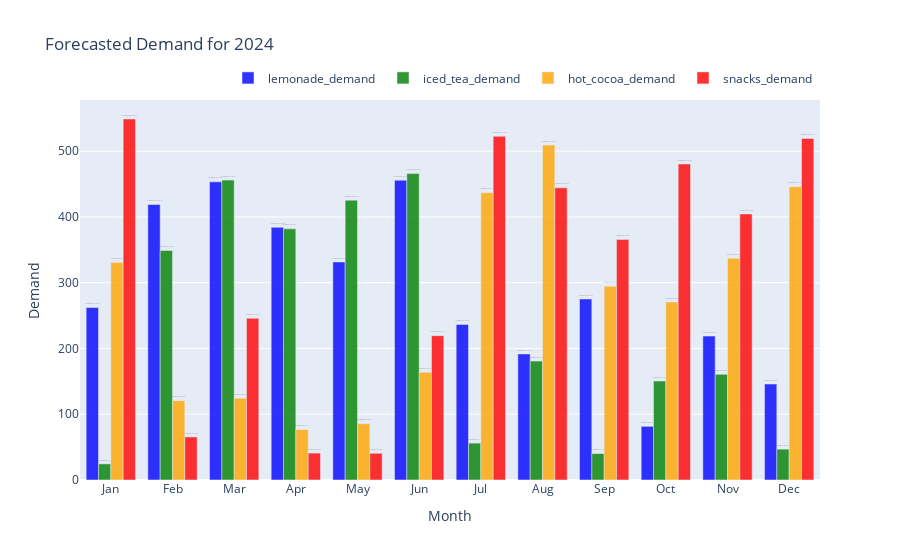

Here is the notebook cell this chart was saved with:
### Code cell
# Visualizing using plotly

import plotly.graph_objects as go
#  Visualize the forecasted demand for the year 2024 using bar plots for each month with Plotly
fig = go.Figure()

months = list(range(1, 13))  # Convert range to list
bar_width = 0.2
index = np.arange(len(months))

for i, product in enumerate(y_train.columns, 1):
    fig.add_trace(go.Bar(
        x=months,
        y=forecasted_demand_2024[product],
        name=f'{product} ',
        marker_color=colors[i-1],  # Assign color from the color palette
        hoverinfo='y',
        text=[f'Forecasted Demand: {int(val)}' for val in forecasted_demand_2024[product]],
        textposition='outside',
        textfont=dict(color='black'),
        opacity=0.8
    ))

fig.update_layout(
    title='Forecasted Demand for 2024',
    xaxis_title='Month',
    yaxis_title='Demand',
    barmode='group',
    showlegend=True,
    legend=dict(
        orientation='h',
        yanchor='bottom',
        y=1.02,
        xanchor='right',
        x=1
    ),
    xaxis=dict(
        tickmode='array',  # Set tick mode to array
        tickvals=list(range(1, 13)),  # Specify tick values as month numbers
        ticktext=['Jan', 'Feb', 'Mar', 'Apr', 'May', 'Jun', 'Jul', 'Aug', 'Sep', 'Oct', 'Nov', 'Dec'],  # Specify tick text as month names
    )
)
fig.show()

### Figure 1 — Plotly figure (JSON) as saved in the notebook; plotly's stock layout.template omitted (floating-point values rounded to 4 significant figures)
{"data": [{"hoverinfo": "y", "marker": {"color": "blue"}, "name": "lemonade_demand ", "opacity": 0.8, "text": ["Forecasted Demand: 262", "Forecasted Demand: 418", "Forecasted Demand: 453", "Forecasted Demand: 384", "Forecasted Demand: 331", "Forecasted Demand: 455", "Forecasted Demand: 236", "Forecasted Demand: 191", "Forecasted Demand: 275", "Forecasted Demand: 81", "Forecasted Demand: 218", "Forecasted Demand: 145"], "textfont": {"color": "black"}, "textposition": "outside", "type": "bar", "x": [1, 2, 3, 4, 5, 6, 7, 8, 9, 10, 11, 12], "y": [262.3, 418.9, 453.4, 384.2, 331.6, 455.9, 236.6, 191.7, 275.3, 81.63, 218.9, 145.9]}, {"hoverinfo": "y", "marker": {"color": "green"}, "name": "iced_tea_demand ", "opacity": 0.8, "text": ["Forecasted Demand: 24", "Forecasted Demand: 349", "Forecasted Demand: 456", "Forecasted Demand: 381", "Forecasted Demand: 425", "Forecasted Demand: 466", "Forecasted Demand: 56", "Forecasted Demand: 180", "Forecasted Demand: 40", "Forecasted Demand: 150", "Forecasted Demand: 160", "Forecasted Demand: 46"], "textfont": {"color": "black"}, "textposition": "outside", "type": "bar", "x": [1, 2, 3, 4, 5, 6, 7, 8, 9, 10, 11, 12], "y": [24.48, 349.1, 456.1, 382.0, 425.5, 466, 56.08, 180.8, 40.23, 150.5, 160.7, 46.95]}, {"hoverinfo": "y", "marker": {"color": "orange"}, "name": "hot_cocoa_demand ", "opacity": 0.8, "text": ["Forecasted Demand: 330", "Forecasted Demand: 120", "Forecasted Demand: 124", "Forecasted Demand: 76", "Forecasted Demand: 85", "Forecasted Demand: 163", "Forecasted Demand: 436", "Forecasted Demand: 509", "Forecasted Demand: 294", "Forecasted Demand: 270", "Forecasted Demand: 337", "Forecasted Demand: 445"], "textfont": {"color": "black"}, "textposition": "outside", "type": "bar", "x": [1, 2, 3, 4, 5, 6, 7, 8, 9, 10, 11, 12], "y": [330.6, 120.7, 124.3, 76.78, 85.52, 163.7, 436.7, 509.4, 294.5, 270.6, 337.4, 445.8]}, {"hoverinfo": "y", "marker": {"color": "red"}, "name": "snacks_demand ", "opacity": 0.8, "text": ["Forecasted Demand: 548", "Forecasted Demand: 65", "Forecasted Demand: 245", "Forecasted Demand: 40", "Forecasted Demand: 40", "Forecasted Demand: 219", "Forecasted Demand: 522", "Forecasted Demand: 444", "Forecasted Demand: 365", "Forecasted Demand: 480", "Forecasted Demand: 404", "Forecasted Demand: 519"], "textfont": {"color": "black"}, "textposition": "outside", "type": "bar", "x": [1, 2, 3, 4, 5, 6, 7, 8, 9, 10, 11, 12], "y": [549.0, 65.47, 245.9, 40.92, 40.61, 219.5, 522.7, 444.3, 365.7, 480.5, 404.6, 519.5]}], "layout": {"barmode": "group", "legend": {"orientation": "h", "x": 1, "xanchor": "right", "y": 1.02, "yanchor": "bottom"}, "showlegend": true, "title": {"text": "Forecasted Demand for 2024"}, "xaxis": {"tickmode": "array", "ticktext": ["Jan", "Feb", "Mar", "Apr", "May", "Jun", "Jul", "Aug", "Sep", "Oct", "Nov", "Dec"], "tickvals": [1, 2, 3, 4, 5, 6, 7, 8, 9, 10, 11, 12], "title": {"text": "Month"}}, "yaxis": {"title": {"text": "Demand"}}}}
